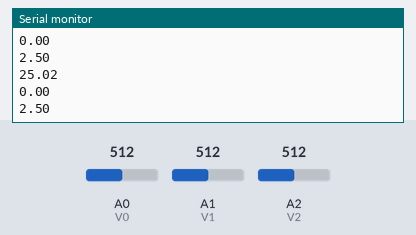
Bench run of a sketch on a simulated Arduino Uno, built with avr-gcc and run on an emulated ATmega328P. Shown: the last lines printed to the serial monitor. The inputs (shaded band) are chosen by the test bench; at power-on: A0 (V0) = 512, A1 (V1) = 512, A2 (V2) = 512.

Above: at 1.2 s.
1.3 s: A0 (V0) set to 716
At 1.4 s:
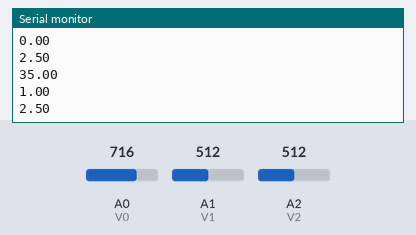
2.8 s: A1 (V1) set to 716
At 2.92 s:
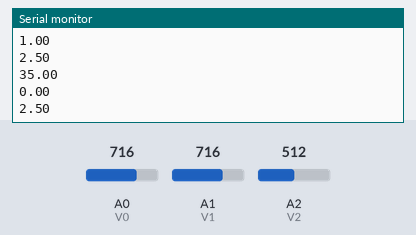
4.3 s: A2 (V2) set to 716
At 4.45 s:
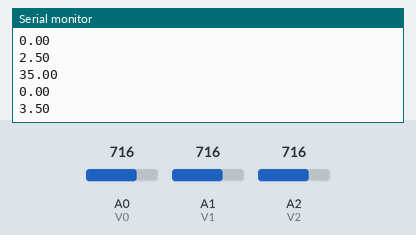
5.8 s: A0 (V0) set to 900
At 5.97 s:
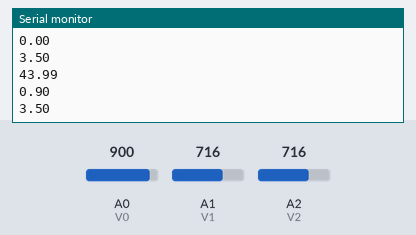
7.3 s: A2 (V2) set to 900
At 7.39 s:
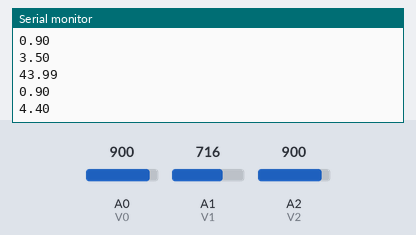
8.8 s: A1 (V1) set to 511
At 8.92 s:
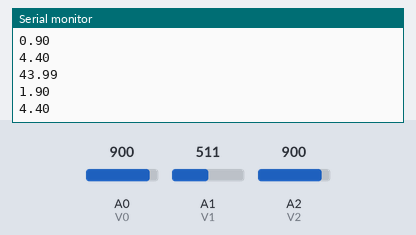
Timing chart, 0 to 11.3 s (numbered marks = the images above; inputs shaded):
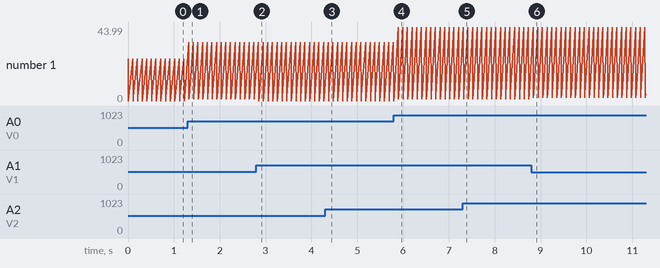

The sketch:

L-I-V-arduino.ino
```cpp
#define V0 0
#define V1 1
#define V2 2
const float R_f = 1000000.0;

void setup()
{
  Serial.begin(9600);

}

void loop()
{
  float V_0 = analogRead(V0) * (5.0 / 1023.0);
  float V_1 = analogRead(V1) * (5.0 / 1023.0);
  float V_amp = analogRead(V2) * (5.0 / 1023.0);

  float I_res = V_0 / 100;
  float V_led = V_0 - V_1;
  float I_photo = (V_amp / R_f);

  Serial.println(I_res * 1000.0);
  Serial.println(V_led);
  Serial.println(I_photo * 1000000.0);

  delay(100);
}
```

Measured:
- after the input at 1.3 s, the serial monitor: prints a new line at once (image 1)
- after the input at 4.3 s, the serial monitor: prints a new line after 0.08 s (image 3)
- after the input at 5.8 s, the serial monitor: prints a new line after 0.09 s (image 4)
- after the input at 7.3 s, the serial monitor: prints a new line at once (image 5)
- after the input at 8.8 s, the serial monitor: prints a new line after 0.05 s (image 6)
- plotted number 1: 3.5 → 4.4 after the input at 7.3 s
